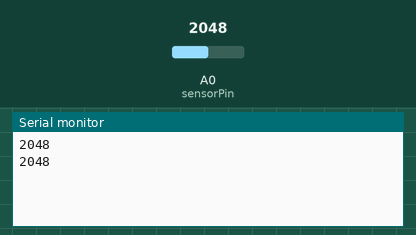
This sketch was run on a simulated Particle Photon. Shown: the last lines printed to the serial monitor. Inputs (shaded band) come from the test bench; at power-on: A0 (sensorPin) = 2048.

Above: at 1.8 s.
1.9 s: A0 (sensorPin) set to 2866
At 2.9 s:
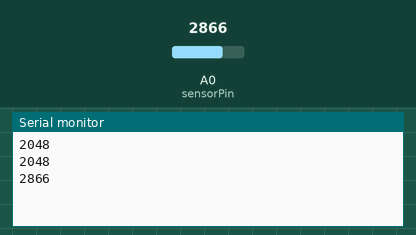
3.4 s: A0 (sensorPin) set to 3603
At 4.9 s:
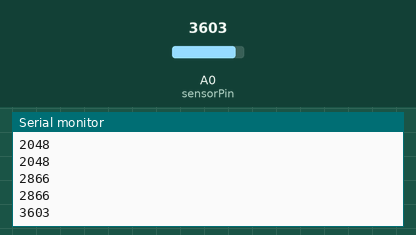
Timing chart, 0 to 6.4 s (numbered marks = the images above; inputs shaded):
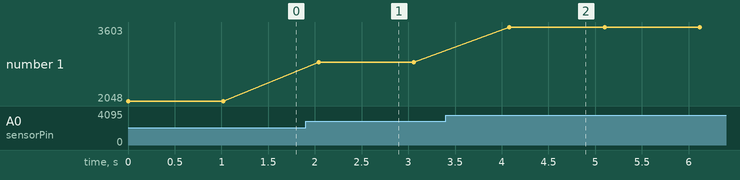

Measured:
- after the input at 1.9 s, the serial monitor: prints a new line after 0.14 s (image 1)
- after the input at 3.4 s, the serial monitor: prints a new line after 0.68 s (image 2)
- plotted number 1: 2048 → 2866 after the input at 1.9 s, 2866 → 3603 after the input at 3.4 s

The sketch:

insta-sensor.ino
```cpp
int sensorValue = 0;
int sensorPin = A0;
char resultstr[20] = "";

void setup() {
    pinMode(A0, INPUT);
    Serial.begin(9600);
}

void loop() {
    sensorValue = analogRead(sensorPin);
    Serial.println(sensorValue);
    sprintf(resultstr, "reading: %i", sensorValue);
    Particle.publish("reading", resultstr);
    delay(1000);
}
```
